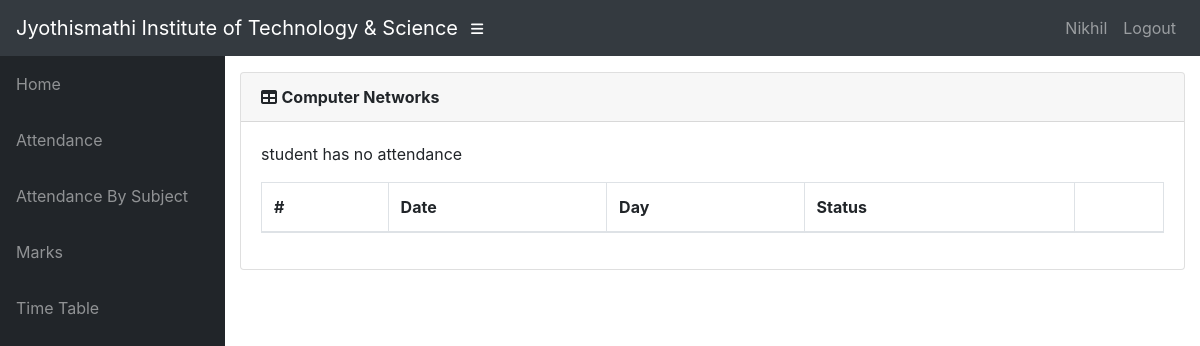
/info/teacher/CS01/CS540/attendance/ (signed in), run on an earlier commit of the app's database.
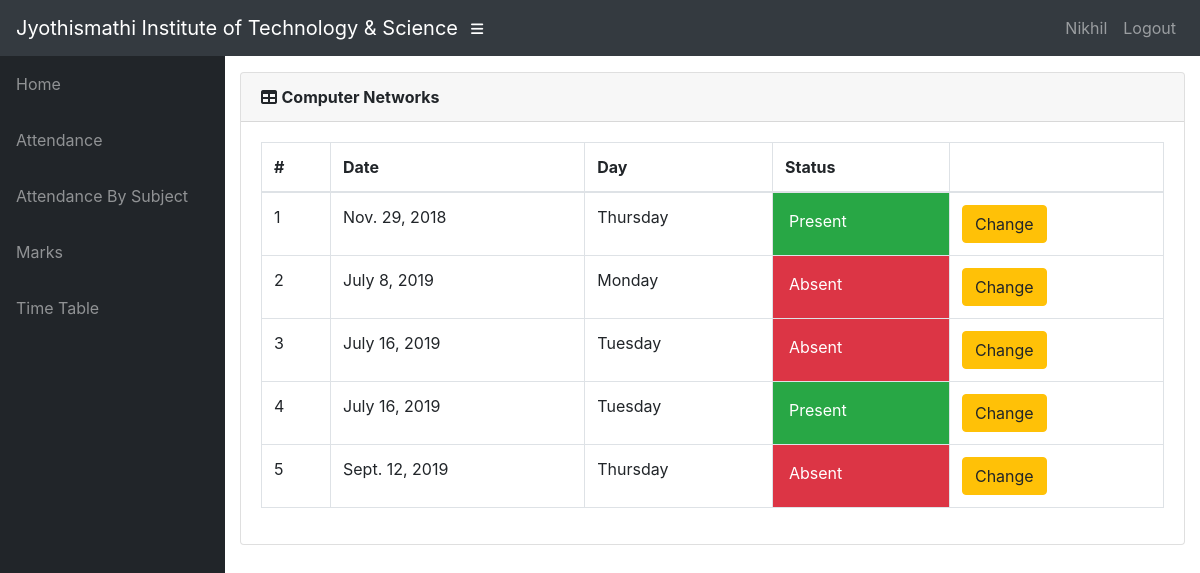
And on a later commit of the database.
### info/models.py (models this page shows, shortened)
class User(AbstractUser):
    @property
    def is_student(self):
        if hasattr(self, 'student'):
            return True
        return False

class Student(models.Model):
    user = models.OneToOneField(User, on_delete=models.CASCADE, null=True)
    class_id = models.ForeignKey(Class, on_delete=models.CASCADE, default=1)
    USN = models.CharField(primary_key='True', max_length=100)
    name = models.CharField(max_length=200)
    sex = models.CharField(max_length=50, choices=sex_choice, default='Male')
    DOB = models.DateField(default='1998-01-01')

class Course(models.Model):
    dept = models.ForeignKey(Dept, on_delete=models.CASCADE)
    id = models.CharField(primary_key='True', max_length=50)
    name = models.CharField(max_length=50)
    shortname = models.CharField(max_length=50, default='X')

class Attendance(models.Model):
    course = models.ForeignKey(Course, on_delete=models.CASCADE)
    student = models.ForeignKey(Student, on_delete=models.CASCADE)
    attendanceclass = models.ForeignKey(AttendanceClass, on_delete=models.CASCADE, default=1)
    date = models.DateField(default='2018-10-23')
    status = models.BooleanField(default='True')

### info/views.py (the view)
# urls.py: path('teacher/<slug:stud_id>/<slug:course_id>/attendance/', views.t_attendance_detail, name='t_attendance_detail'),
@login_required()
def t_attendance_detail(request, stud_id, course_id):
    stud = get_object_or_404(Student, USN=stud_id)
    cr = get_object_or_404(Course, id=course_id)
    att_list = Attendance.objects.filter(course=cr, student=stud).order_by('date')
    return render(request, 'info/t_att_detail.html', {'att_list': att_list, 'cr': cr})

### info/templates/info/t_att_detail.html (shortened to what this page needs)
<!DOCTYPE html>
<html lang="en">
<head>
    {% extends 'info/base.html' %}
    {% load static %}
    {% block content %}
        <div class="card mb-3">
            <div class="card-header">
              <i class="fas fa-table"></i>
            <strong>{{ cr.name }}</strong></div>
            <div class="card-body">
              <div class="table-responsive">
                <table class="table table-bordered" id="dataTable" width="100%" cellspacing="0">
                  <thead>
                    <tr>
                        <th>#</th>
                        <th>Date</th>
                        <th>Day</th>
                        <th>Status</th>
                        <th></th>
                    </tr>
                  </thead>
                  <tbody>
                        {% for a in att_list %}
                        <tr class="row100 body">
                            <td>{{ forloop.counter }}</td>
                            <td>{{ a.date }}</td>
                            <td>{{ a.date|date:"l" }}</td>
                            {% if a.status %}
                            <td class="p-3 mb-2 bg-success text-white">Present </td>
                            {% else %}
                            <td class="p-3 mb-2 bg-danger text-white">Absent <span class="glyphicon glyphicon-thumbs-down"></span</td>
                            {% endif %}
                            <td><a class="btn btn-warning" href="{% url 'change_att' a.id %}">Change</a> </td>
                        </tr>
                    {% empty %}
                            <p>student has no attendance</p>
                    {% endfor %}
                  </tbody>
                </table>
              </div>
            </div>
          </div>
    {% endblock %}

### info/templates/info/base.html (shortened to what this page needs)
<!DOCTYPE html>
<html lang="en">
  <head>
      {% load static %}
    <link href="{% static '/info/bootstrap/vendor/bootstrap/css/bootstrap.min.css' %}" rel="stylesheet">
    <link href="{% static '/info/bootstrap/vendor/fontawesome-free/css/all.min.css' %}" rel="stylesheet" type="text/css">
    <link href="{% static '/info/bootstrap/vendor/datatables/dataTables.bootstrap4.css' %}" rel="stylesheet">
    <link href="{% static '/info/bootstrap/css/sb-admin.css' %}" rel="stylesheet">
  </head>
  <body id="page-top">
    <nav class="navbar navbar-expand navbar-dark bg-dark static-top">
      <a class="navbar-brand mr-1" href="{% url 'index' %}">Jyothismathi Institute of Technology & Science</a>
      <button class="btn btn-link btn-sm text-white order-1 order-sm-0" id="sidebarToggle" href="#">
        <i class="fas fa-bars"></i>
      </button>
        <div class="collapse navbar-collapse" id="navbarResponsive">
          <ul class="navbar-nav ml-auto">
            <li class="nav-item">
                {% if request.user.is_student %}
                    <a class="nav-link text-capitalize">{{ request.user.student.name }}</a>
                {% elif request.user.is_teacher %}
                    <a class="nav-link text-capitalize">{{ request.user.teacher.name }}</a>
                {% endif %}
            </li>
            <li class="nav-item">
                <a class="nav-link" href="#" data-toggle="modal" data-target="#logoutModal">Logout</a>
            </li>
          </ul>
        </div>
    </nav>
    <div id="wrapper">
      <ul class="sidebar navbar-nav">
            <li class="nav-item">
              <a class="nav-link" href="{% url 'index' %}">
                <span>Home</span>
              </a>
            </li>
        {% if request.user.is_student %}
            <li class="nav-item">
              <a class="nav-link" href="{% url 'attendance' request.user.student.USN %}">
                <span>Attendance</span>
              </a>
            </li>
            <li class="nav-item">
              <a class="nav-link" href="{% url 'attendance' request.user.student.USN %}">
                <span>Attendance By Subject</span>
              </a>
            </li>
            <li class="nav-item">
              <a class="nav-link" href="{% url 'marks_list' request.user.student.USN %}">
                <span>Marks</span>
              </a>
            </li>
              <li class="nav-item">
              <a class="nav-link" href="{% url 'timetable' request.user.student.class_id_id %}">
                <span>Time Table</span>
              </a>
            </li>
        {% endif %}
      </ul>
      <div id="content-wrapper">
        <div class="container-fluid">
            {% block content %}
            {% endblock %}
        </div>
      </div>
    </div>
  </body>
</html>

What changed in the data, as far as the page shows it:
added Attendance: date "Nov. 29, 2018", date "Thursday", status "Present"
added Attendance: date "July 8, 2019", date "Monday", status "Absent"
added Attendance: date "July 16, 2019", date "Tuesday", status "Absent"
added Attendance: date "July 16, 2019", date "Tuesday", status "Present"
added Attendance: date "Sept. 12, 2019", date "Thursday", status "Absent"
Also different on the page:
text no longer shown: "student has no attendance"
